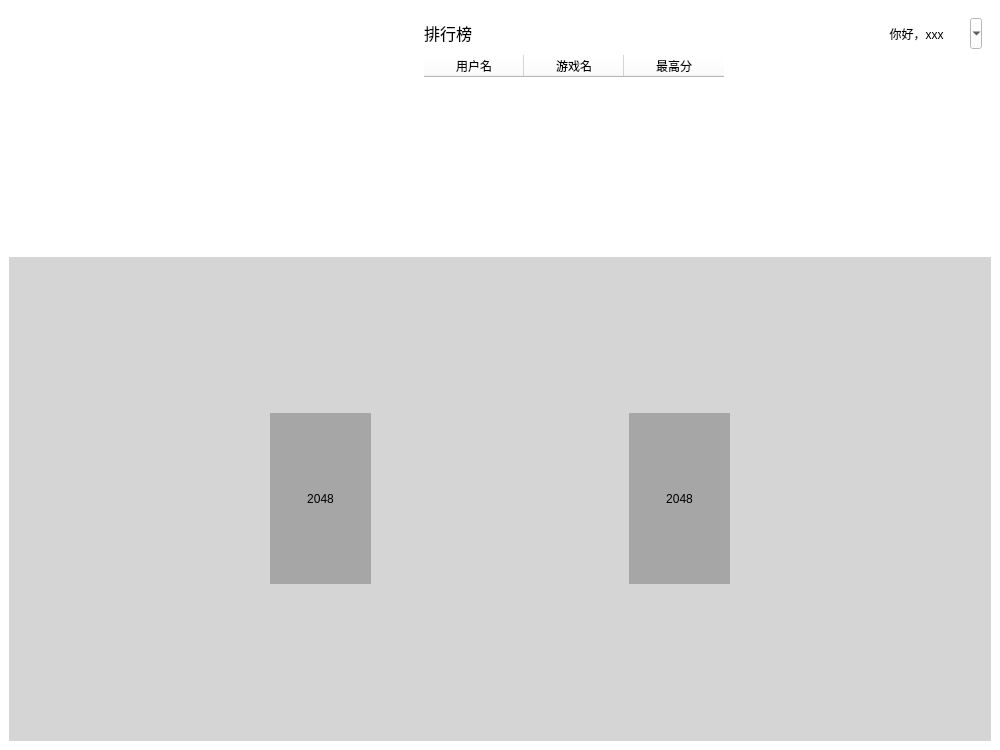
<?xml version="1.0" encoding="UTF-8"?>
<ui version="4.0">
 <class>UserMainWindow</class>
 <widget class="QMainWindow" name="UserMainWindow">
  <property name="geometry">
   <rect>
    <x>0</x>
    <y>0</y>
    <width>1000</width>
    <height>750</height>
   </rect>
  </property>
  <property name="minimumSize">
   <size>
    <width>1000</width>
    <height>750</height>
   </size>
  </property>
  <property name="maximumSize">
   <size>
    <width>16777215</width>
    <height>16777215</height>
   </size>
  </property>
  <property name="windowTitle">
   <string>Stepic</string>
  </property>
  <property name="windowIcon">
   <iconset>
    <normaloff>../image/游戏.png</normaloff>../image/游戏.png</iconset>
  </property>
  <property name="styleSheet">
   <string notr="true">background-color: rgb(255, 255, 255);</string>
  </property>
  <widget class="QWidget" name="centralwidget">
   <layout class="QGridLayout" name="gridLayout_2">
    <item row="0" column="0">
     <widget class="QLabel" name="logo">
      <property name="sizePolicy">
       <sizepolicy hsizetype="Preferred" vsizetype="Preferred">
        <horstretch>1</horstretch>
        <verstretch>1</verstretch>
       </sizepolicy>
      </property>
      <property name="minimumSize">
       <size>
        <width>400</width>
        <height>200</height>
       </size>
      </property>
      <property name="maximumSize">
       <size>
        <width>400</width>
        <height>200</height>
       </size>
      </property>
      <property name="text">
       <string/>
      </property>
      <property name="pixmap">
       <pixmap>../image/游戏大logo.png</pixmap>
      </property>
      <property name="alignment">
       <set>Qt::AlignCenter</set>
      </property>
     </widget>
    </item>
    <item row="1" column="0" colspan="2">
     <widget class="QScrollArea" name="Game_Area">
      <property name="sizePolicy">
       <sizepolicy hsizetype="Expanding" vsizetype="Expanding">
        <horstretch>3</horstretch>
        <verstretch>2</verstretch>
       </sizepolicy>
      </property>
      <property name="styleSheet">
       <string notr="true">background-color: rgb(213, 213, 213);
border: none;</string>
      </property>
      <property name="widgetResizable">
       <bool>true</bool>
      </property>
      <widget class="QWidget" name="scrollAreaWidgetContents">
       <property name="geometry">
        <rect>
         <x>0</x>
         <y>0</y>
         <width>978</width>
         <height>481</height>
        </rect>
       </property>
       <layout class="QGridLayout" name="gridLayout">
        <item row="0" column="1">
         <widget class="QToolButton" name="gameBotton_2">
          <property name="minimumSize">
           <size>
            <width>101</width>
            <height>171</height>
           </size>
          </property>
          <property name="maximumSize">
           <size>
            <width>101</width>
            <height>171</height>
           </size>
          </property>
          <property name="cursor">
           <cursorShape>PointingHandCursor</cursorShape>
          </property>
          <property name="contextMenuPolicy">
           <enum>Qt::ActionsContextMenu</enum>
          </property>
          <property name="layoutDirection">
           <enum>Qt::LeftToRight</enum>
          </property>
          <property name="styleSheet">
           <string notr="true">background-color: rgb(166, 166, 166);</string>
          </property>
          <property name="text">
           <string>2048</string>
          </property>
          <property name="icon">
           <iconset>
            <normaloff>../image/2048.png</normaloff>../image/2048.png</iconset>
          </property>
          <property name="iconSize">
           <size>
            <width>100</width>
            <height>150</height>
           </size>
          </property>
          <property name="toolButtonStyle">
           <enum>Qt::ToolButtonTextUnderIcon</enum>
          </property>
         </widget>
        </item>
        <item row="0" column="0">
         <widget class="QToolButton" name="gameBotton_1">
          <property name="minimumSize">
           <size>
            <width>101</width>
            <height>171</height>
           </size>
          </property>
          <property name="maximumSize">
           <size>
            <width>101</width>
            <height>171</height>
           </size>
          </property>
          <property name="cursor">
           <cursorShape>PointingHandCursor</cursorShape>
          </property>
          <property name="contextMenuPolicy">
           <enum>Qt::ActionsContextMenu</enum>
          </property>
          <property name="layoutDirection">
           <enum>Qt::LeftToRight</enum>
          </property>
          <property name="styleSheet">
           <string notr="true">background-color: rgb(166, 166, 166);</string>
          </property>
          <property name="text">
           <string>2048</string>
          </property>
          <property name="icon">
           <iconset>
            <normaloff>../image/2048.png</normaloff>../image/2048.png</iconset>
          </property>
          <property name="iconSize">
           <size>
            <width>100</width>
            <height>150</height>
           </size>
          </property>
          <property name="toolButtonStyle">
           <enum>Qt::ToolButtonTextUnderIcon</enum>
          </property>
         </widget>
        </item>
       </layout>
      </widget>
     </widget>
    </item>
    <item row="0" column="1">
     <widget class="QScrollArea" name="Leaderboard_Area">
      <property name="sizePolicy">
       <sizepolicy hsizetype="Expanding" vsizetype="Expanding">
        <horstretch>1</horstretch>
        <verstretch>1</verstretch>
       </sizepolicy>
      </property>
      <property name="styleSheet">
       <string notr="true">border:none;</string>
      </property>
      <property name="widgetResizable">
       <bool>true</bool>
      </property>
      <widget class="QWidget" name="scrollAreaWidgetContents_2">
       <property name="geometry">
        <rect>
         <x>0</x>
         <y>0</y>
         <width>571</width>
         <height>240</height>
        </rect>
       </property>
       <layout class="QGridLayout" name="gridLayout_3">
        <item row="0" column="0">
         <widget class="QLabel" name="Leaderboard">
          <property name="sizePolicy">
           <sizepolicy hsizetype="Preferred" vsizetype="Fixed">
            <horstretch>1</horstretch>
            <verstretch>1</verstretch>
           </sizepolicy>
          </property>
          <property name="font">
           <font>
            <family>黑体</family>
            <pointsize>12</pointsize>
           </font>
          </property>
          <property name="text">
           <string>排行榜</string>
          </property>
          <property name="alignment">
           <set>Qt::AlignLeading|Qt::AlignLeft|Qt::AlignVCenter</set>
          </property>
         </widget>
        </item>
        <item row="0" column="1">
         <widget class="QToolButton" name="menu_Button">
          <property name="sizePolicy">
           <sizepolicy hsizetype="Fixed" vsizetype="Fixed">
            <horstretch>1</horstretch>
            <verstretch>1</verstretch>
           </sizepolicy>
          </property>
          <property name="minimumSize">
           <size>
            <width>131</width>
            <height>31</height>
           </size>
          </property>
          <property name="maximumSize">
           <size>
            <width>131</width>
            <height>31</height>
           </size>
          </property>
          <property name="text">
           <string>你好，xxx</string>
          </property>
          <property name="icon">
           <iconset>
            <normaloff>../image/游戏.png</normaloff>../image/游戏.png</iconset>
          </property>
          <property name="popupMode">
           <enum>QToolButton::MenuButtonPopup</enum>
          </property>
          <property name="toolButtonStyle">
           <enum>Qt::ToolButtonTextBesideIcon</enum>
          </property>
         </widget>
        </item>
        <item row="1" column="0">
         <widget class="QTableWidget" name="score_table">
          <property name="sizePolicy">
           <sizepolicy hsizetype="Expanding" vsizetype="Expanding">
            <horstretch>6</horstretch>
            <verstretch>6</verstretch>
           </sizepolicy>
          </property>
          <column>
           <property name="text">
            <string>用户名</string>
           </property>
          </column>
          <column>
           <property name="text">
            <string>游戏名</string>
           </property>
          </column>
          <column>
           <property name="text">
            <string>最高分</string>
           </property>
          </column>
         </widget>
        </item>
       </layout>
      </widget>
     </widget>
    </item>
   </layout>
   <zorder>Game_Area</zorder>
   <zorder>logo</zorder>
   <zorder>Leaderboard_Area</zorder>
  </widget>
 </widget>
 <resources/>
 <connections/>
</ui>
